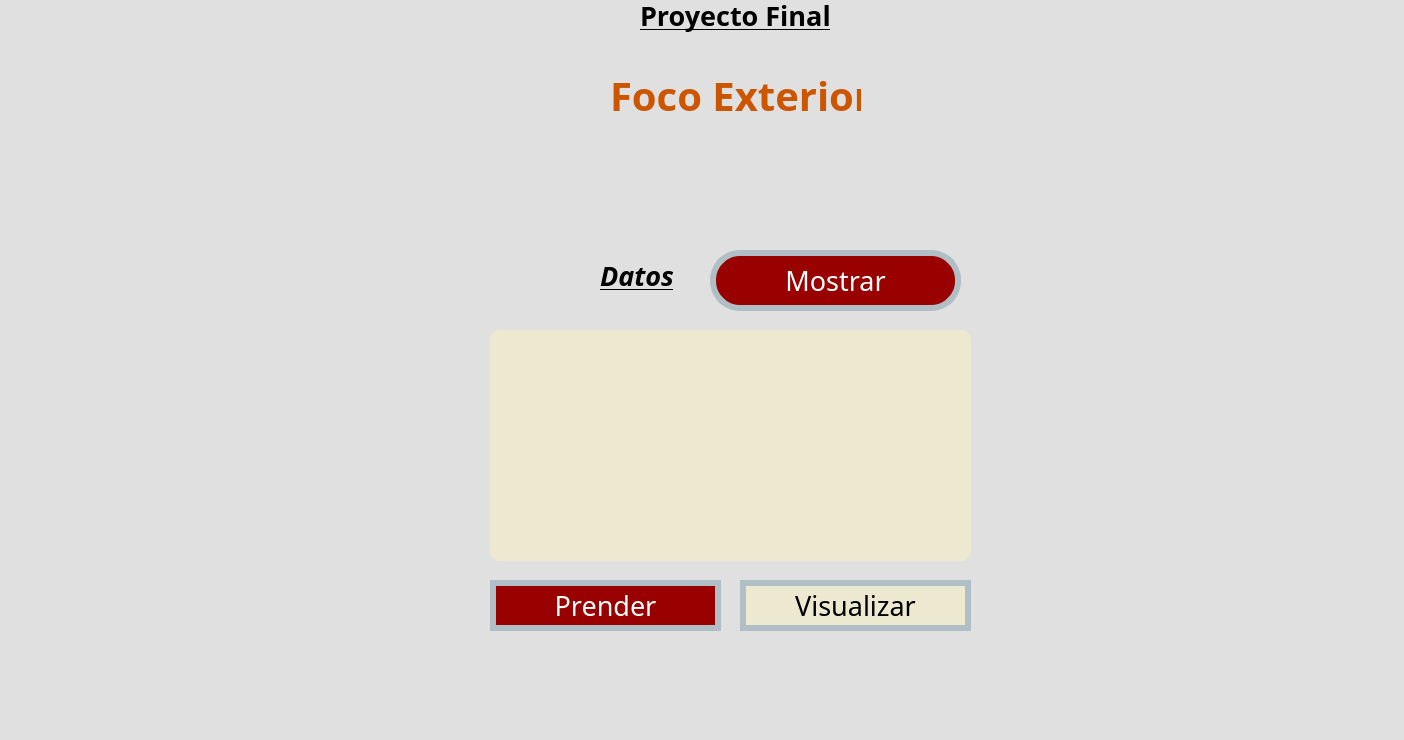
<?xml version="1.0" encoding="UTF-8"?>
<ui version="4.0">
 <class>MainWindow</class>
 <widget class="QMainWindow" name="MainWindow">
  <property name="geometry">
   <rect>
    <x>0</x>
    <y>0</y>
    <width>1404</width>
    <height>740</height>
   </rect>
  </property>
  <property name="font">
   <font>
    <pointsize>1</pointsize>
   </font>
  </property>
  <property name="windowTitle">
   <string>MainWindow</string>
  </property>
  <property name="styleSheet">
   <string notr="true">background-color: #E0E0E0</string>
  </property>
  <widget class="QWidget" name="centralwidget">
   <widget class="QLabel" name="lbl_imagenUat">
    <property name="geometry">
     <rect>
      <x>20</x>
      <y>10</y>
      <width>291</width>
      <height>121</height>
     </rect>
    </property>
    <property name="styleSheet">
     <string notr="true"/>
    </property>
    <property name="text">
     <string/>
    </property>
    <property name="pixmap">
     <pixmap resource="../Archivos/Recursos.qrc">:/Logos/Archivos/log_uat_nuevo.png</pixmap>
    </property>
    <property name="scaledContents">
     <bool>true</bool>
    </property>
   </widget>
   <widget class="QLabel" name="lbl_imagenFi">
    <property name="geometry">
     <rect>
      <x>1230</x>
      <y>0</y>
      <width>141</width>
      <height>141</height>
     </rect>
    </property>
    <property name="styleSheet">
     <string notr="true"/>
    </property>
    <property name="text">
     <string/>
    </property>
    <property name="pixmap">
     <pixmap resource="../Archivos/Recursos.qrc">:/Logos/Archivos/FIT_logo_vertical.png</pixmap>
    </property>
    <property name="scaledContents">
     <bool>true</bool>
    </property>
   </widget>
   <widget class="QLabel" name="lbl_imagenGatos">
    <property name="geometry">
     <rect>
      <x>1210</x>
      <y>600</y>
      <width>181</width>
      <height>101</height>
     </rect>
    </property>
    <property name="styleSheet">
     <string notr="true"/>
    </property>
    <property name="text">
     <string/>
    </property>
    <property name="pixmap">
     <pixmap resource="../Archivos/Recursos.qrc">:/Logos/Archivos/export202502092301563482.png</pixmap>
    </property>
    <property name="scaledContents">
     <bool>true</bool>
    </property>
   </widget>
   <widget class="QListWidget" name="listWidget">
    <property name="geometry">
     <rect>
      <x>490</x>
      <y>330</y>
      <width>481</width>
      <height>231</height>
     </rect>
    </property>
    <property name="styleSheet">
     <string notr="true">background-color: #EDE8D0;
border-radius: 10px;
color: black;
font: 20pt &quot;Forte&quot;;
align-items: center;</string>
    </property>
   </widget>
   <widget class="QPushButton" name="btn_Prender">
    <property name="geometry">
     <rect>
      <x>490</x>
      <y>580</y>
      <width>231</width>
      <height>51</height>
     </rect>
    </property>
    <property name="font">
     <font>
      <family>Forte</family>
      <pointsize>20</pointsize>
      <weight>50</weight>
      <italic>false</italic>
      <bold>false</bold>
     </font>
    </property>
    <property name="styleSheet">
     <string notr="true">font: 20pt &quot;Forte&quot;;
background-color: #990000;
color: white;
border-radius:30px;
border:6px solid #B0BEC5;</string>
    </property>
    <property name="text">
     <string>Prender</string>
    </property>
   </widget>
   <widget class="QPushButton" name="btn_Visualizar">
    <property name="geometry">
     <rect>
      <x>740</x>
      <y>580</y>
      <width>231</width>
      <height>51</height>
     </rect>
    </property>
    <property name="font">
     <font>
      <family>Forte</family>
      <pointsize>20</pointsize>
      <weight>50</weight>
      <italic>false</italic>
      <bold>false</bold>
     </font>
    </property>
    <property name="styleSheet">
     <string notr="true">font: 20pt &quot;Forte&quot;;
background-color: #EDE8D0;
color: black;
border-radius:30px;
border:6px solid #B0BEC5;</string>
    </property>
    <property name="text">
     <string>Visualizar</string>
    </property>
   </widget>
   <widget class="QLabel" name="lbl_Titulo">
    <property name="geometry">
     <rect>
      <x>640</x>
      <y>-10</y>
      <width>191</width>
      <height>51</height>
     </rect>
    </property>
    <property name="font">
     <font>
      <family>Forte</family>
      <pointsize>20</pointsize>
      <weight>75</weight>
      <italic>false</italic>
      <bold>true</bold>
      <underline>true</underline>
     </font>
    </property>
    <property name="styleSheet">
     <string notr="true">text-decoration: underline;
font: 20pt &quot;Forte&quot;;
color: black;
border-radius: 10px;
font-weight: bold;
</string>
    </property>
    <property name="text">
     <string>Proyecto Final</string>
    </property>
   </widget>
   <widget class="QPushButton" name="btn_Mostrar">
    <property name="geometry">
     <rect>
      <x>710</x>
      <y>250</y>
      <width>251</width>
      <height>61</height>
     </rect>
    </property>
    <property name="font">
     <font>
      <family>Forte</family>
      <pointsize>20</pointsize>
      <weight>50</weight>
      <italic>false</italic>
      <bold>false</bold>
     </font>
    </property>
    <property name="styleSheet">
     <string notr="true">font: 20pt &quot;Forte&quot;;
background-color: #990000;
color: rgb(255, 255, 255);
border-radius:30px;
border:6px solid #B0BEC5;</string>
    </property>
    <property name="text">
     <string>Mostrar</string>
    </property>
   </widget>
   <widget class="QLabel" name="lbl_FocoExterior">
    <property name="geometry">
     <rect>
      <x>610</x>
      <y>70</y>
      <width>251</width>
      <height>51</height>
     </rect>
    </property>
    <property name="font">
     <font>
      <family>Forte</family>
      <pointsize>30</pointsize>
      <weight>75</weight>
      <italic>false</italic>
      <bold>true</bold>
     </font>
    </property>
    <property name="styleSheet">
     <string notr="true">font: 30pt &quot;Forte&quot;;
color: #CC5500;
border-radius: 10px;
font-weight: bold;</string>
    </property>
    <property name="text">
     <string>Foco Exterior</string>
    </property>
   </widget>
   <widget class="QLabel" name="lbl_Datos">
    <property name="geometry">
     <rect>
      <x>600</x>
      <y>250</y>
      <width>101</width>
      <height>51</height>
     </rect>
    </property>
    <property name="font">
     <font>
      <family>Forte</family>
      <pointsize>20</pointsize>
      <weight>75</weight>
      <italic>true</italic>
      <bold>true</bold>
      <underline>true</underline>
     </font>
    </property>
    <property name="styleSheet">
     <string notr="true">text-decoration: underline;
font: 20pt &quot;Forte&quot;;
color:rgb(0, 0, 0);
border-radius: 10px;
font-weight: bold;
font-style: italic;</string>
    </property>
    <property name="text">
     <string>Datos</string>
    </property>
   </widget>
  </widget>
  <widget class="QMenuBar" name="menubar">
   <property name="geometry">
    <rect>
     <x>0</x>
     <y>0</y>
     <width>1404</width>
     <height>21</height>
    </rect>
   </property>
  </widget>
  <widget class="QStatusBar" name="statusbar"/>
 </widget>
 <resources>
  <include location="../Archivos/Recursos.qrc"/>
  <include location="../Archivos/Recursos.qrc"/>
 </resources>
 <connections/>
</ui>
